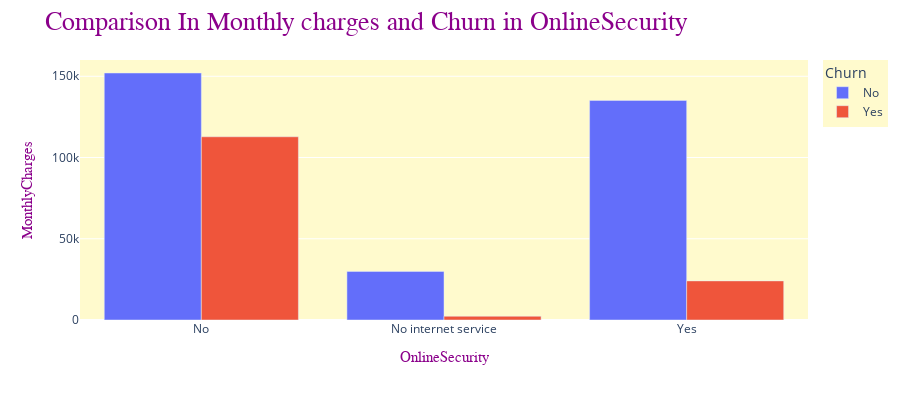

Here is the notebook cell this chart was saved with:
### Code cell
fig = px.bar(df_4, x='OnlineSecurity', y='MonthlyCharges', barmode = "group",
             hover_data=['OnlineSecurity', 'Churn'], color='Churn', height=400)

fig.update_layout(legend = dict(bgcolor = "LemonChiffon", orientation = "v"), 
                  plot_bgcolor = "LemonChiffon")
fig.update_layout(title = dict(text =  'Comparison In Monthly charges and Churn in OnlineSecurity ',
                              
                                  font = dict(family = "Balto", color = "DarkMagenta", size = 26)))
fig.update_xaxes(title_text= "OnlineSecurity", 
                 title_font_family= "Arial", 
                 title_font_size = 15,
                 title_font_color = "DarkMagenta")#, )
fig.update_yaxes(title_text= "MonthlyCharges",  
                 title_font_family= "Arial", 
                 title_font_size = 15,
                 title_font_color = "DarkMagenta")

fig.show()

### Figure 1 — Plotly figure (JSON) as saved in the notebook; plotly's stock layout.template omitted (floating-point values rounded to 4 significant figures)
{"data": [{"alignmentgroup": "True", "customdata": [["No"], ["No"], ["No"]], "hovertemplate": "Churn=%{customdata[0]}<br>OnlineSecurity=%{x}<br>MonthlyCharges=%{y}<extra></extra>", "legendgroup": "No", "marker": {"color": "#636efa", "pattern": {"shape": ""}}, "name": "No", "offsetgroup": "No", "orientation": "v", "showlegend": true, "textposition": "auto", "type": "bar", "x": ["No", "No internet service", "Yes"], "xaxis": "x", "y": [152000.0, 29870.0, 135100.0], "yaxis": "y"}, {"alignmentgroup": "True", "customdata": [["Yes"], ["Yes"], ["Yes"]], "hovertemplate": "Churn=%{customdata[0]}<br>OnlineSecurity=%{x}<br>MonthlyCharges=%{y}<extra></extra>", "legendgroup": "Yes", "marker": {"color": "#EF553B", "pattern": {"shape": ""}}, "name": "Yes", "offsetgroup": "Yes", "orientation": "v", "showlegend": true, "textposition": "auto", "type": "bar", "x": ["No", "No internet service", "Yes"], "xaxis": "x", "y": [112800.0, 2302.0, 24070.0], "yaxis": "y"}], "layout": {"barmode": "group", "height": 400, "legend": {"bgcolor": "LemonChiffon", "orientation": "v", "title": {"text": "Churn"}, "tracegroupgap": 0}, "margin": {"t": 60}, "plot_bgcolor": "LemonChiffon", "title": {"font": {"color": "DarkMagenta", "family": "Balto", "size": 26}, "text": "Comparison In Monthly charges and Churn in OnlineSecurity "}, "xaxis": {"anchor": "y", "domain": [0, 1], "title": {"font": {"color": "DarkMagenta", "family": "Arial", "size": 15}, "text": "OnlineSecurity"}}, "yaxis": {"anchor": "x", "domain": [0, 1], "title": {"font": {"color": "DarkMagenta", "family": "Arial", "size": 15}, "text": "MonthlyCharges"}}}}
